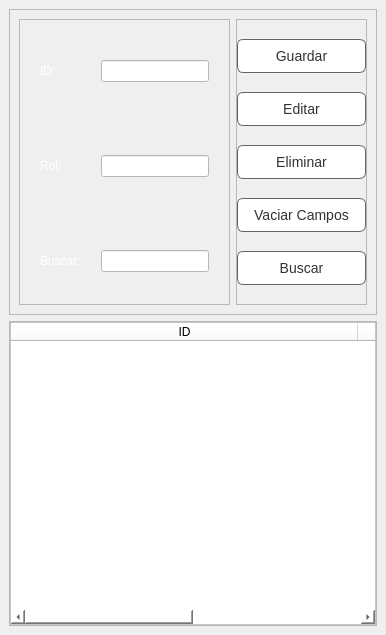
         <widget class="QWidget" name="tab_2">
          <attribute name="title">
           <string>Rol</string>
          </attribute>
          <layout class="QVBoxLayout" name="verticalLayout_18" stretch="1,1">
           <property name="spacing">
            <number>6</number>
           </property>
           <property name="leftMargin">
            <number>9</number>
           </property>
           <property name="topMargin">
            <number>9</number>
           </property>
           <property name="rightMargin">
            <number>9</number>
           </property>
           <property name="bottomMargin">
            <number>9</number>
           </property>
           <item>
            <widget class="QFrame" name="frame_21">
             <property name="styleSheet">
              <string notr="true"/>
             </property>
             <property name="frameShape">
              <enum>QFrame::StyledPanel</enum>
             </property>
             <property name="frameShadow">
              <enum>QFrame::Raised</enum>
             </property>
             <layout class="QHBoxLayout" name="horizontalLayout_8" stretch="3,1">
              <property name="spacing">
               <number>6</number>
              </property>
              <property name="leftMargin">
               <number>9</number>
              </property>
              <property name="topMargin">
               <number>9</number>
              </property>
              <property name="rightMargin">
               <number>9</number>
              </property>
              <property name="bottomMargin">
               <number>9</number>
              </property>
              <item>
               <widget class="QFrame" name="frame_23">
                <property name="frameShape">
                 <enum>QFrame::StyledPanel</enum>
                </property>
                <property name="frameShadow">
                 <enum>QFrame::Raised</enum>
                </property>
                <layout class="QFormLayout" name="formLayout_7">
                 <property name="horizontalSpacing">
                  <number>20</number>
                 </property>
                 <property name="verticalSpacing">
                  <number>10</number>
                 </property>
                 <property name="leftMargin">
                  <number>20</number>
                 </property>
                 <property name="topMargin">
                  <number>9</number>
                 </property>
                 <property name="rightMargin">
                  <number>20</number>
                 </property>
                 <property name="bottomMargin">
                  <number>0</number>
                 </property>
                 <item row="1" column="0">
                  <widget class="QLabel" name="label_108">
                   <property name="styleSheet">
                    <string notr="true">font: 14pt &quot;Ubuntu&quot;;
color: rgb(255, 255, 255);</string>
                   </property>
                   <property name="text">
                    <string>ID:</string>
                   </property>
                  </widget>
                 </item>
                 <item row="1" column="1">
                  <widget class="QLineEdit" name="line_Rol_Id">
                   <property name="enabled">
                    <bool>false</bool>
                   </property>
                   <property name="styleSheet">
                    <string notr="true">background-color: rgb(255, 255, 255);
font: 10pt &quot;MS Shell Dlg 2&quot;;</string>
                   </property>
                  </widget>
                 </item>
                 <item row="4" column="0">
                  <widget class="QLabel" name="label_107">
                   <property name="styleSheet">
                    <string notr="true">font: 14pt &quot;Ubuntu&quot;;
color: rgb(255, 255, 255);</string>
                   </property>
                   <property name="text">
                    <string>Rol:</string>
                   </property>
                  </widget>
                 </item>
                 <item row="4" column="1">
                  <widget class="QLineEdit" name="line_Rol">
                   <property name="styleSheet">
                    <string notr="true">background-color: rgb(255, 255, 255);
font: 10pt &quot;MS Shell Dlg 2&quot;;</string>
                   </property>
                  </widget>
                 </item>
                 <item row="7" column="0">
                  <widget class="QLabel" name="label_2">
                   <property name="styleSheet">
                    <string notr="true">font: 14pt &quot;Ubuntu&quot;;
color: rgb(255, 255, 255);</string>
                   </property>
                   <property name="text">
                    <string>Buscar:</string>
                   </property>
                  </widget>
                 </item>
                 <item row="7" column="1">
                  <widget class="QLineEdit" name="line_buscar_rol">
                   <property name="styleSheet">
                    <string notr="true">background-color: rgb(255, 255, 255);
font: 10pt &quot;MS Shell Dlg 2&quot;;</string>
                   </property>
                  </widget>
                 </item>
                 <item row="0" column="1">
                  <spacer name="verticalSpacer_2">
                   <property name="orientation">
                    <enum>Qt::Vertical</enum>
                   </property>
                   <property name="sizeHint" stdset="0">
                    <size>
                     <width>20</width>
                     <height>40</height>
                    </size>
                   </property>
                  </spacer>
                 </item>
                 <item row="3" column="1">
                  <spacer name="verticalSpacer_3">
                   <property name="orientation">
                    <enum>Qt::Vertical</enum>
                   </property>
                   <property name="sizeHint" stdset="0">
                    <size>
                     <width>20</width>
                     <height>40</height>
                    </size>
                   </property>
                  </spacer>
                 </item>
                 <item row="2" column="1">
                  <spacer name="verticalSpacer_4">
                   <property name="orientation">
                    <enum>Qt::Vertical</enum>
                   </property>
                   <property name="sizeHint" stdset="0">
                    <size>
                     <width>20</width>
                     <height>40</height>
                    </size>
                   </property>
                  </spacer>
                 </item>
                 <item row="6" column="1">
                  <spacer name="verticalSpacer_5">
                   <property name="orientation">
                    <enum>Qt::Vertical</enum>
                   </property>
                   <property name="sizeHint" stdset="0">
                    <size>
                     <width>20</width>
                     <height>40</height>
                    </size>
                   </property>
                  </spacer>
                 </item>
                 <item row="5" column="1">
                  <spacer name="verticalSpacer_6">
                   <property name="orientation">
                    <enum>Qt::Vertical</enum>
                   </property>
                   <property name="sizeHint" stdset="0">
                    <size>
                     <width>20</width>
                     <height>40</height>
                    </size>
                   </property>
                  </spacer>
                 </item>
                 <item row="8" column="1">
                  <spacer name="verticalSpacer_29">
                   <property name="orientation">
                    <enum>Qt::Vertical</enum>
                   </property>
                   <property name="sizeHint" stdset="0">
                    <size>
                     <width>20</width>
                     <height>40</height>
                    </size>
                   </property>
                  </spacer>
                 </item>
                </layout>
               </widget>
              </item>
              <item>
               <widget class="QFrame" name="frame_24">
                <property name="styleSheet">
                 <string notr="true">
</string>
                </property>
                <property name="frameShape">
                 <enum>QFrame::StyledPanel</enum>
                </property>
                <property name="frameShadow">
                 <enum>QFrame::Raised</enum>
                </property>
                <layout class="QVBoxLayout" name="verticalLayout_23">
                 <property name="spacing">
                  <number>0</number>
                 </property>
                 <property name="leftMargin">
                  <number>0</number>
                 </property>
                 <property name="topMargin">
                  <number>0</number>
                 </property>
                 <property name="rightMargin">
                  <number>0</number>
                 </property>
                 <property name="bottomMargin">
                  <number>0</number>
                 </property>
                 <item>
                  <widget class="QPushButton" name="bt_Guardar_Rol">
                   <property name="styleSheet">
                    <string notr="true">QPushButton:hover {
    background-color: #D6D2D1;
}

QPushButton:pressed {
    background-color: #52c7ff;
}
QPushButton {
    background-color:rgb(255, 255, 255);
    border:1px solid rgb(100,100,100);
    color:rgb(50,50,50);
    padding: 8px 16px;
    border-radius: 6px;
    font-size: 14px;
}

QPushButton:hover {
    background-color: #D6D2D1;
}

QPushButton:pressed {
    background-color: #52c7ff;
}</string>
                   </property>
                   <property name="text">
                    <string>Guardar</string>
                   </property>
                  </widget>
                 </item>
                 <item>
                  <widget class="QPushButton" name="bt_Editar_Rol">
                   <property name="styleSheet">
                    <string notr="true">QPushButton:hover {
    background-color: #D6D2D1;
}

QPushButton:pressed {
    background-color: #52c7ff;
}
QPushButton {
    background-color:rgb(255, 255, 255);
    border:1px solid rgb(100,100,100);
    color:rgb(50,50,50);
    padding: 8px 16px;
    border-radius: 6px;
    font-size: 14px;
}

QPushButton:hover {
    background-color: #D6D2D1;
}

QPushButton:pressed {
    background-color: #52c7ff;
}</string>
                   </property>
                   <property name="text">
                    <string>Editar</string>
                   </property>
                  </widget>
                 </item>
                 <item>
                  <widget class="QPushButton" name="bt_Eliminar_Rol">
                   <property name="styleSheet">
                    <string notr="true">QPushButton:hover {
    background-color: #D6D2D1;
}

QPushButton:pressed {
    background-color: #52c7ff;
}
QPushButton {
    background-color:rgb(255, 255, 255);
    border:1px solid rgb(100,100,100);
    color:rgb(50,50,50);
    padding: 8px 16px;
    border-radius: 6px;
    font-size: 14px;
}

QPushButton:hover {
    background-color: #D6D2D1;
}

QPushButton:pressed {
    background-color: #52c7ff;
}</string>
                   </property>
                   <property name="text">
                    <string>Eliminar</string>
                   </property>
                  </widget>
                 </item>
                 <item>
                  <widget class="QPushButton" name="bt_Vaciar_Rol">
                   <property name="styleSheet">
                    <string notr="true">QPushButton:hover {
    background-color: #D6D2D1;
}

QPushButton:pressed {
    background-color: #52c7ff;
}
QPushButton {
    background-color:rgb(255, 255, 255);
    border:1px solid rgb(100,100,100);
    color:rgb(50,50,50);
    padding: 8px 16px;
    border-radius: 6px;
    font-size: 14px;
}

QPushButton:hover {
    background-color: #D6D2D1;
}

QPushButton:pressed {
    background-color: #52c7ff;
}</string>
                   </property>
                   <property name="text">
                    <string>Vaciar Campos</string>
                   </property>
                  </widget>
                 </item>
                 <item>
                  <widget class="QPushButton" name="bt_busca_rol">
                   <property name="styleSheet">
                    <string notr="true">QPushButton:hover {
    background-color: #D6D2D1;
}

QPushButton:pressed {
    background-color: #52c7ff;
}
QPushButton {
    background-color:rgb(255, 255, 255);
    border:1px solid rgb(100,100,100);
    color:rgb(50,50,50);
    padding: 8px 16px;
    border-radius: 6px;
    font-size: 14px;
}

QPushButton:hover {
    background-color: #D6D2D1;
}

QPushButton:pressed {
    background-color: #52c7ff;
}</string>
                   </property>
                   <property name="text">
                    <string>Buscar</string>
                   </property>
                  </widget>
                 </item>
                </layout>
               </widget>
              </item>
             </layout>
            </widget>
           </item>
           <item>
            <widget class="QFrame" name="frame_22">
             <property name="frameShape">
              <enum>QFrame::StyledPanel</enum>
             </property>
             <property name="frameShadow">
              <enum>QFrame::Raised</enum>
             </property>
             <layout class="QVBoxLayout" name="verticalLayout_24">
              <property name="spacing">
               <number>0</number>
              </property>
              <property name="leftMargin">
               <number>0</number>
              </property>
              <property name="topMargin">
               <number>0</number>
              </property>
              <property name="rightMargin">
               <number>0</number>
              </property>
              <property name="bottomMargin">
               <number>0</number>
              </property>
              <item>
               <widget class="QTableWidget" name="tb_Rol">
                <property name="cursor" stdset="0">
                 <cursorShape>PointingHandCursor</cursorShape>
                </property>
                <property name="styleSheet">
                 <string notr="true">background-color: rgb(255, 255, 255);
</string>
                </property>
                <property name="autoScroll">
                 <bool>true</bool>
                </property>
                <property name="autoScrollMargin">
                 <number>18</number>
                </property>
                <attribute name="horizontalHeaderCascadingSectionResizes">
                 <bool>false</bool>
                </attribute>
                <attribute name="horizontalHeaderDefaultSectionSize">
                 <number>347</number>
                </attribute>
                <attribute name="horizontalHeaderMinimumSectionSize">
                 <number>40</number>
                </attribute>
                <attribute name="horizontalHeaderStretchLastSection">
                 <bool>true</bool>
                </attribute>
                <attribute name="verticalHeaderVisible">
                 <bool>false</bool>
                </attribute>
                <column>
                 <property name="text">
                  <string>ID</string>
                 </property>
                </column>
                <column>
                 <property name="text">
                  <string>Rol</string>
                 </property>
                </column>
               </widget>
              </item>
             </layout>
            </widget>
           </item>
          </layout>
         </widget>
